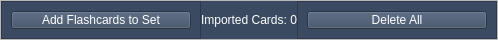
                     <widget class="QFrame" name="flashcard_button_frame">
                      <property name="minimumSize">
                       <size>
                        <width>0</width>
                        <height>40</height>
                       </size>
                      </property>
                      <property name="maximumSize">
                       <size>
                        <width>16777215</width>
                        <height>40</height>
                       </size>
                      </property>
                      <property name="frameShape">
                       <enum>QFrame::StyledPanel</enum>
                      </property>
                      <property name="frameShadow">
                       <enum>QFrame::Raised</enum>
                      </property>
                      <layout class="QHBoxLayout" name="horizontalLayout_51">
                       <property name="spacing">
                        <number>0</number>
                       </property>
                       <property name="leftMargin">
                        <number>0</number>
                       </property>
                       <property name="topMargin">
                        <number>0</number>
                       </property>
                       <property name="rightMargin">
                        <number>0</number>
                       </property>
                       <property name="bottomMargin">
                        <number>0</number>
                       </property>
                       <item>
                        <widget class="QFrame" name="frame_47">
                         <property name="minimumSize">
                          <size>
                           <width>200</width>
                           <height>0</height>
                          </size>
                         </property>
                         <property name="maximumSize">
                          <size>
                           <width>200</width>
                           <height>16777215</height>
                          </size>
                         </property>
                         <property name="styleSheet">
                          <string notr="true">background-color: rgb(58, 74, 97);</string>
                         </property>
                         <property name="frameShape">
                          <enum>QFrame::StyledPanel</enum>
                         </property>
                         <property name="frameShadow">
                          <enum>QFrame::Raised</enum>
                         </property>
                         <layout class="QHBoxLayout" name="horizontalLayout_52">
                          <item>
                           <widget class="QPushButton" name="add_fc_to_set_button">
                            <property name="cursor">
                             <cursorShape>PointingHandCursor</cursorShape>
                            </property>
                            <property name="styleSheet">
                             <string notr="true">color:white</string>
                            </property>
                            <property name="text">
                             <string>Add Flashcards to Set</string>
                            </property>
                            <property name="flat">
                             <bool>false</bool>
                            </property>
                           </widget>
                          </item>
                         </layout>
                        </widget>
                       </item>
                       <item>
                        <widget class="QLabel" name="imported_flashcard_label">
                         <property name="minimumSize">
                          <size>
                           <width>0</width>
                           <height>0</height>
                          </size>
                         </property>
                         <property name="maximumSize">
                          <size>
                           <width>16777215</width>
                           <height>16777215</height>
                          </size>
                         </property>
                         <property name="styleSheet">
                          <string notr="true">background-color: rgb(58, 74, 97); color: white</string>
                         </property>
                         <property name="text">
                          <string>Imported Cards: 0</string>
                         </property>
                         <property name="alignment">
                          <set>Qt::AlignCenter</set>
                         </property>
                        </widget>
                       </item>
                       <item>
                        <widget class="QFrame" name="frame_53">
                         <property name="minimumSize">
                          <size>
                           <width>200</width>
                           <height>0</height>
                          </size>
                         </property>
                         <property name="maximumSize">
                          <size>
                           <width>200</width>
                           <height>16777215</height>
                          </size>
                         </property>
                         <property name="styleSheet">
                          <string notr="true">background-color: rgb(58, 74, 97);</string>
                         </property>
                         <property name="frameShape">
                          <enum>QFrame::StyledPanel</enum>
                         </property>
                         <property name="frameShadow">
                          <enum>QFrame::Raised</enum>
                         </property>
                         <layout class="QHBoxLayout" name="horizontalLayout_50">
                          <item>
                           <widget class="QPushButton" name="pushButton_2">
                            <property name="cursor">
                             <cursorShape>PointingHandCursor</cursorShape>
                            </property>
                            <property name="styleSheet">
                             <string notr="true">color: white</string>
                            </property>
                            <property name="text">
                             <string>Delete All</string>
                            </property>
                           </widget>
                          </item>
                         </layout>
                        </widget>
                       </item>
                      </layout>
                     </widget>
